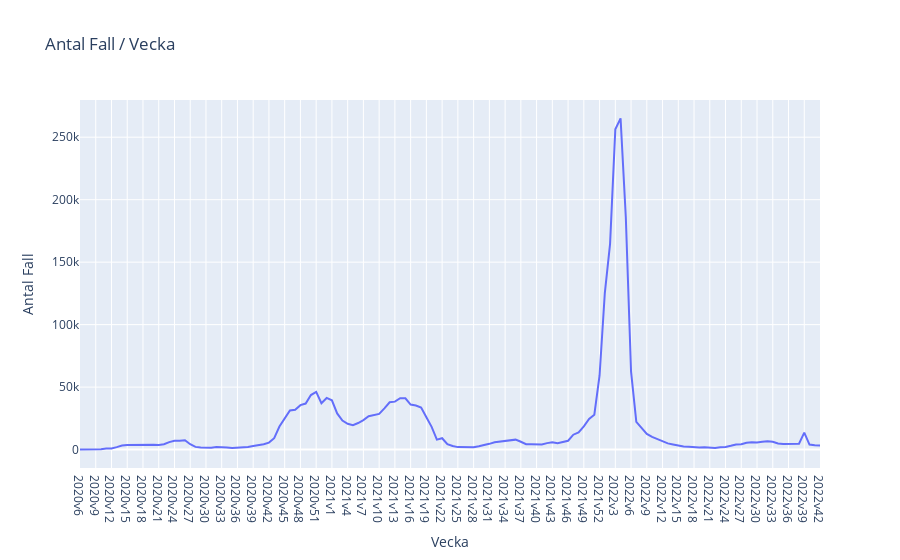

The notebook cell saved with this chart:
### Code cell
px.line(df, x = "Vecka", y = "Antal Fall", title = "Antal Fall / Vecka")

### Figure 1 — Plotly figure (JSON) as saved in the notebook; plotly's stock layout.template omitted (floating-point values rounded to 4 significant figures; data arrays with more than 128 entries replaced by an {"elided": "..."} marker saying what was removed)
{"data": [{"hovertemplate": "Vecka=%{x}<br>Antal Fall=%{y}<extra></extra>", "legendgroup": "", "line": {"color": "#636efa", "dash": "solid"}, "marker": {"symbol": "circle"}, "mode": "lines", "name": "", "orientation": "v", "showlegend": false, "type": "scatter", "x": {"elided": "142 str values"}, "xaxis": "x", "y": {"elided": "142 int values"}, "yaxis": "y"}], "layout": {"legend": {"tracegroupgap": 0}, "title": {"text": "Antal Fall / Vecka"}, "xaxis": {"anchor": "y", "domain": [0, 1], "title": {"text": "Vecka"}}, "yaxis": {"anchor": "x", "domain": [0, 1], "title": {"text": "Antal Fall"}}}}
